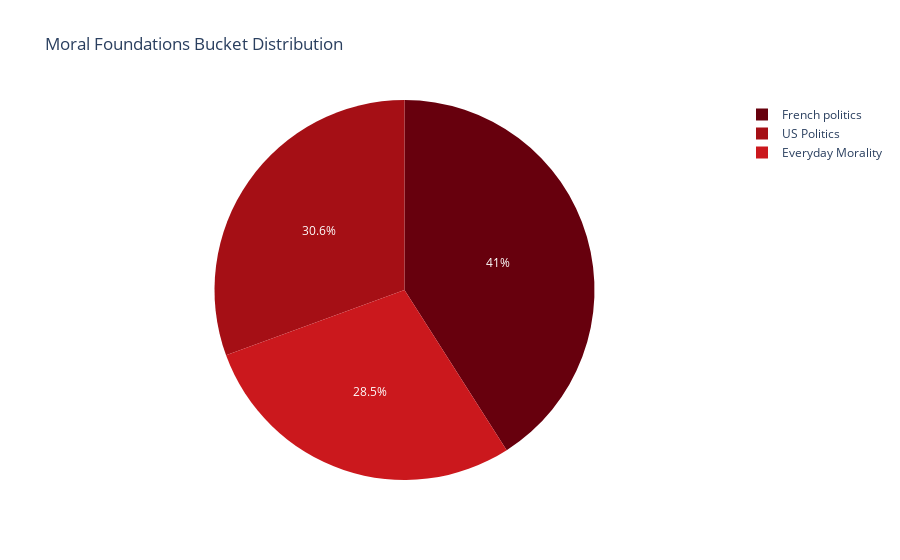

Write notebook code for a chart like this one.
### Code cell
# Pie chart of the buckets for the sum of all annotators
names = list(annotator_buckets.columns)
values = annotator_buckets.sum(axis=0).values

fig = px.pie(annotator_buckets, values=values, names=names, title='Moral Foundations Bucket Distribution', color_discrete_sequence=px.colors.sequential.Reds_r)
fig.show()

### Figure 1 — Plotly figure (JSON) as saved in the notebook; plotly's stock layout.template omitted (floating-point values rounded to 4 significant figures)
{"data": [{"domain": {"x": [0, 1], "y": [0, 1]}, "hovertemplate": "label=%{label}<br>value=%{value}<extra></extra>", "labels": ["French politics", "Everyday Morality", "US Politics"], "legendgroup": "", "name": "", "showlegend": true, "type": "pie", "values": [25079, 17424, 18723]}], "layout": {"legend": {"tracegroupgap": 0}, "piecolorway": ["rgb(103,0,13)", "rgb(165,15,21)", "rgb(203,24,29)", "rgb(239,59,44)", "rgb(251,106,74)", "rgb(252,146,114)", "rgb(252,187,161)", "rgb(254,224,210)", "rgb(255,245,240)"], "title": {"text": "Moral Foundations Bucket Distribution"}}}
